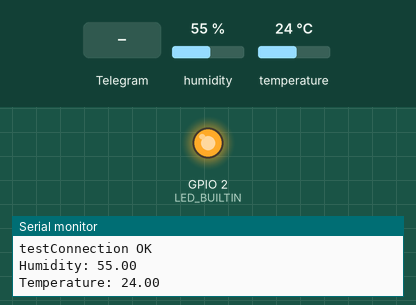
A sketch run on a simulated ESP8266 (NodeMCU). Parts: output pins drawn as LEDs (lit = HIGH, except the on-board LED, lit = LOW), the last lines printed to the serial monitor. The test bench sets the inputs (shaded band); at power-on: humidity 55 %, temperature 24 °C.

Above: at 2.7 s.
2.8 s: Telegram message "/swap" received
At 12.0 s:
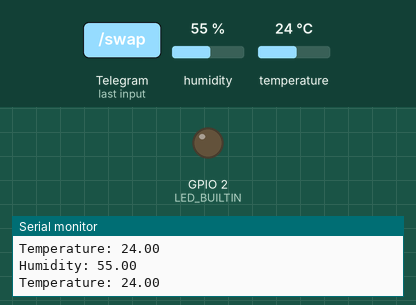
Timing chart, 0 to 13.5 s (numbered marks = the images above; inputs shaded):
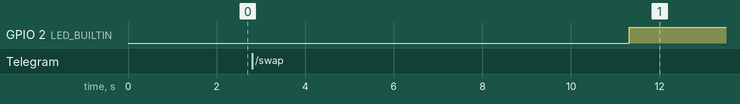

Measured:
- after the input at 2.8 s, GPIO 2 (LED_BUILTIN): LOW → HIGH after 8.5 s

The sketch:

MyRoomBot.ino
```cpp
#include "DHT.h"           // DTH lib
#include "CTBot.h"         // Telegram bot library
#include "credentials.h"

#define DHTPIN 5           // Pin to read sensor
#define DHTTYPE DHT22      // We use a DTH22
#define RELAYPIN 11        // Pin to control relay
#define BAUD_RATE 9600     // Refresh serial rate in baud
#define REFRESH_DELAY 9600 // Refresh rate in loop

CTBot myBot;
DHT dht(DHTPIN, DHTTYPE);
float h, t;
String humidity, temperature, toSend;
bool swap;

void setup() {

  // start serial console
  Serial.begin(BAUD_RATE);
  Serial.println("Starting TelegramBot...");
  pinMode(LED_BUILTIN, OUTPUT);

  // connect the ESP8266 to the desired access point
  myBot.wifiConnect(WIFI_SSID, WIFI_PASS);

  // set the telegram bot token
  myBot.setTelegramToken(TELEGRAM_TOKEN);

  // check if all things are ok
  if (myBot.testConnection())
    Serial.println("\ntestConnection OK");
  else
    Serial.println("\ntestConnection NOK");

  // init swapper variable
  swap = false;

  // init dht
  dht.begin();
}

void loop() {
  // we read data
  h = dht.readHumidity();
  t = dht.readTemperature();

  // we check for variable missing
  if (isnan(h) || isnan(t)) {
    Serial.println("Failed to read from dht!");
  }

  // we create a string containing the data to send
  humidity = "Humidity: " + String(h) + "\n";
  temperature = "Temperature: " + String(t) + "\n";
  toSend = humidity + temperature;

  // print to serial
  Serial.print(toSend);

  // a variable to store telegram message data
  TBMessage msg;

  // if there is an incoming message...
  if (myBot.getNewMessage(msg)) {
    // and the message is /data
    if (msg.text.equalsIgnoreCase("/data")) {
      // ...forward it to the sender
      myBot.sendMessage(msg.sender.id, toSend);
      // else if the message is /swap
    } else if (msg.text.equalsIgnoreCase("/swap")) {
      if (swap) {
        swap = false;
        digitalWrite(LED_BUILTIN, LOW);
        digitalWrite(RELAYPIN, LOW);
      } else {
        swap = true;
        digitalWrite(LED_BUILTIN, HIGH);
      }
      digitalWrite(RELAYPIN, HIGH);
      myBot.sendMessage(msg.sender.id, "Worka bene, no worries!\n");
    } else {
      myBot.sendMessage(msg.sender.id, msg.text);
    }
  }

  // wait delay in milliseconds
  delay(REFRESH_DELAY);
}
```

credentials.h
```cpp
#define WIFI_SSID ""
#define WIFI_PASS ""
#define TELEGRAM_TOKEN ""
```
